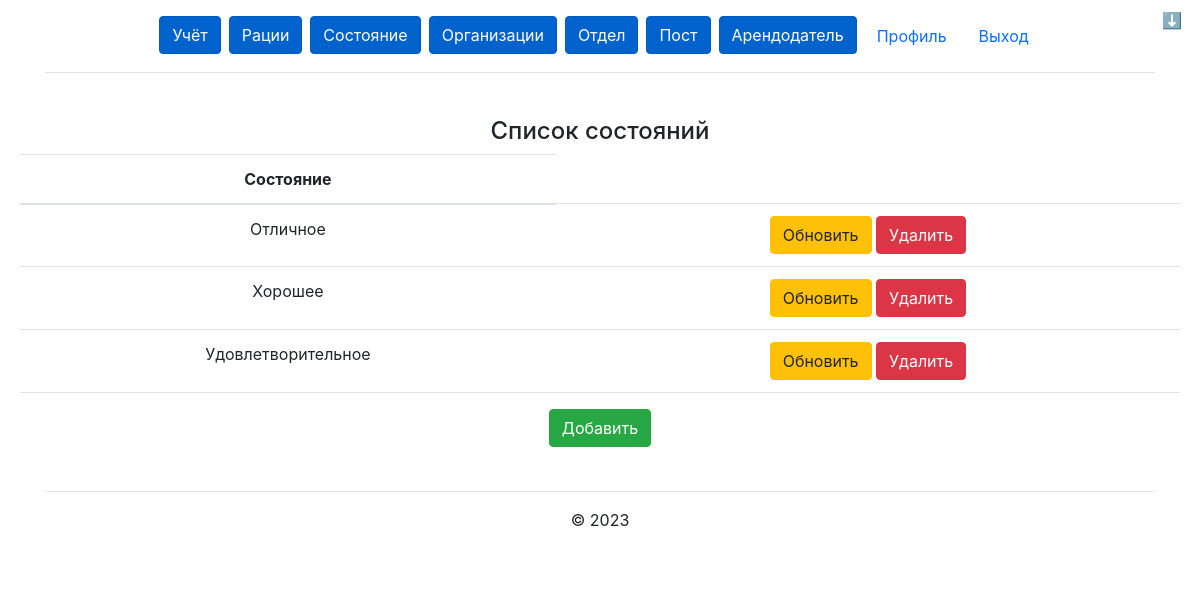
Screenshot of /state/ (signed in) with the database file from the repository.
### state/models.py (models this page shows, shortened)
class State(models.Model):
    id = models.AutoField(primary_key=True)
    name = models.CharField('Состояние', max_length=380)
    class Meta:
        verbose_name = 'Состояние'
        verbose_name_plural = 'Состояние'

### state/views.py (the view)
# urls.py: path('', views.state_list, name='state_list'),
@login_required
def state_list(request):
    states = State.objects.all()
    return render(request, "state/list.html", {'states': states})

### state/templates/state/list.html
{% extends "main/base.html" %}
{% block content %}
<div class="card-body">
    <h4>Список состояний</h4>
    <table class="table">
        <thead>
            <tr>
                <th scope="col">Состояние</th>
            </tr>
        </thead>
        <tbody>
            {% for state in states %}
            <tr>
                <td>{{ state.name }}</td>
                <td><a type="button" class="btn btn-warning" href="update/{{ state.id }}">Обновить</a>
                    <a type="button" class="btn btn-danger" href="delete/{{ state.id }}">Удалить</a>
                </td>
            </tr>
            {% endfor %}
        </tbody>
    </table>
    <a type="button" class="btn btn-success" href="create">Добавить</a>
</div>
{% endblock %}

### main/static/main/css/main.css (style rules this page uses)
* { margin: 0; padding: 0; }
main .card-body { margin-top: 20px; text-align: center; }

### rows the page displays
State: name "Отличное"
State: name "Хорошее"
State: name "Удовлетворительное"
